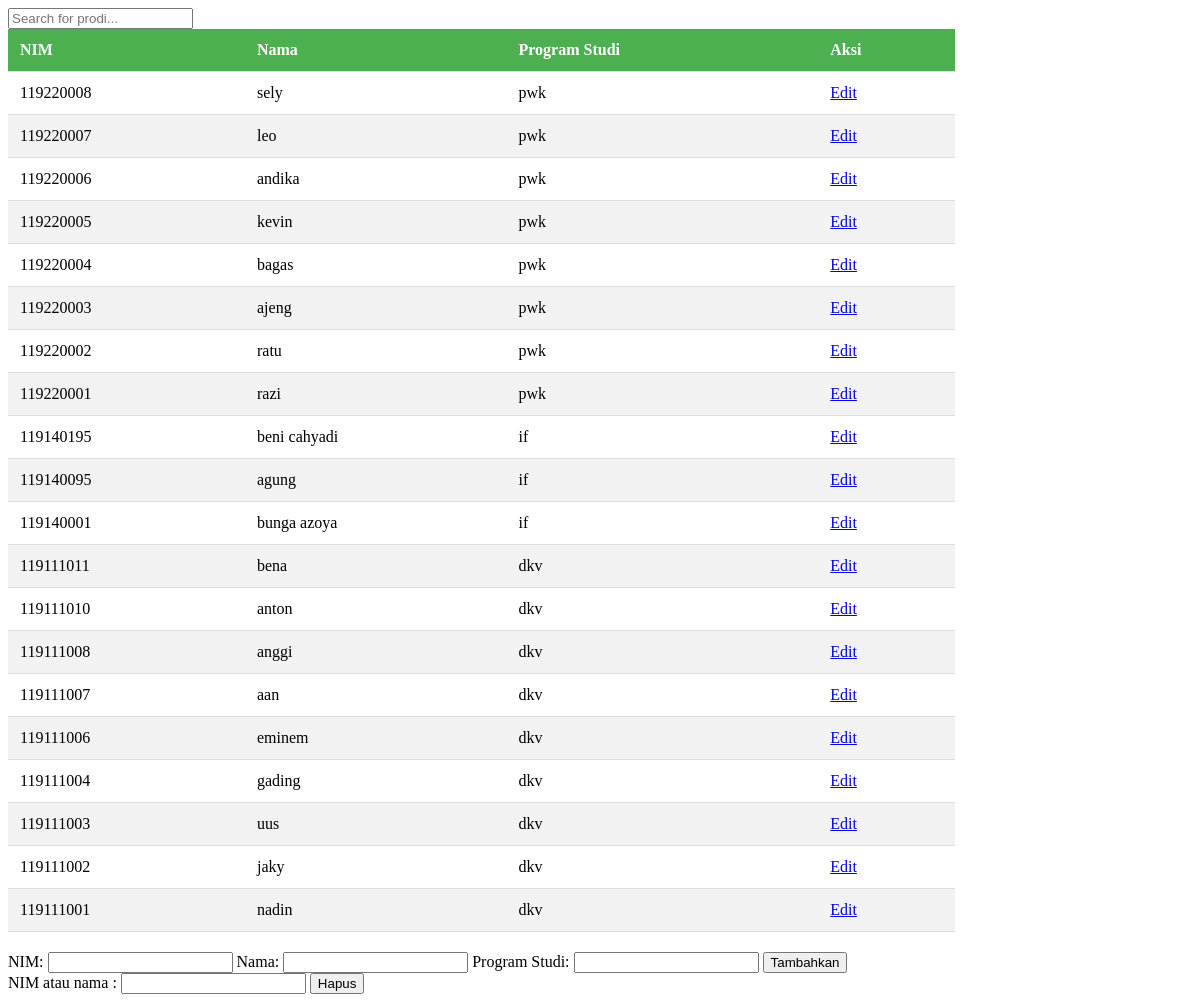
The page / on the database its author committed.
### tables this page shows
CREATE TABLE `datamahasiswa` (
  `NIM` bigint(10) NOT NULL,
  `NAMA` varchar(50) NOT NULL,
  `ProgramStudi` varchar(50) NOT NULL
);

### index.php (the view, shortened to what this page needs)
<?php
include ("koneksi.php");
?>
<!DOCTYPE html>
<html lang="en">
<head>
</head>
<body>
<input type="text" id="myinput" onkeyup="myFunction()" placeholder="Search for prodi..." title="type in a name">
    <table id="myTable">
        <thead>
            <tr>
                <th >NIM</th>
                <th >Nama</th>
                <th >Program Studi</th>
                <th>Aksi</th>
            </tr>
        </thead>
        <TBody>
            <?php
            $sql1   = "select * from datamahasiswa order by NIM desc";
            $q1     = mysqli_query($conn,$sql1);
            while($r1 = mysqli_fetch_array($q1)){
                ?>
                <tr>
                <td ><?php echo $r1['NIM']?></td>
                <td ><?php echo $r1['NAMA']?></td>
                <td ><?php echo $r1['ProgramStudi']?></td>
                <td><a href="editdata.php?NIM=<?php echo $r1['NIM']?>">
                        <span class="badge bg-warning text-dark">Edit</span>
                    </a></td>
                </tr>
            <?php
            }
            ?>
        </TBody>
    </table>
    <form action="tambahdata.php" method="post">
        <label for="nim">NIM:</label>
        <input type="text" name="nim" required>
        <label for="nama">Nama:</label>
        <input type="text" name="nama" required>
        <label for="prodi">Program Studi:</label>
        <input type="text" name="prodi" required>
        <input type="submit" value="Tambahkan">
    </form>
    <form action="hapusdata.php" method="get">
        <label for="del">NIM atau nama :</label>
        <input type="text" name="del" required>
        <input type="submit" value="Hapus">
    </form>
</body>
</html>

### index.php (style rules this page uses)
table { width: 80%; border-collapse: collapse; margin-bottom: 20px; }
th, td { padding: 12px; text-align: left; border-bottom: 1px solid #ddd; }
tr:nth-child(even) { background-color: #f2f2f2; }
th { background-color: #4CAF50; color: white; }

### rows shown on the page
datamahasiswa: NIM "119220008", NAMA "sely", ProgramStudi "pwk"
datamahasiswa: NIM "119220007", NAMA "leo", ProgramStudi "pwk"
datamahasiswa: NIM "119220006", NAMA "andika", ProgramStudi "pwk"
datamahasiswa: NIM "119220005", NAMA "kevin", ProgramStudi "pwk"
datamahasiswa: NIM "119220004", NAMA "bagas", ProgramStudi "pwk"
datamahasiswa: NIM "119220003", NAMA "ajeng", ProgramStudi "pwk"
datamahasiswa: NIM "119220002", NAMA "ratu", ProgramStudi "pwk"
datamahasiswa: NIM "119220001", NAMA "razi", ProgramStudi "pwk"
datamahasiswa: NIM "119140195", NAMA "beni cahyadi", ProgramStudi "if"
datamahasiswa: NIM "119140095", NAMA "agung", ProgramStudi "if"
datamahasiswa: NIM "119140001", NAMA "bunga azoya", ProgramStudi "if"
datamahasiswa: NIM "119111011", NAMA "bena", ProgramStudi "dkv"
datamahasiswa: NIM "119111010", NAMA "anton", ProgramStudi "dkv"
datamahasiswa: NIM "119111008", NAMA "anggi", ProgramStudi "dkv"
datamahasiswa: NIM "119111007", NAMA "aan", ProgramStudi "dkv"
datamahasiswa: NIM "119111006", NAMA "eminem", ProgramStudi "dkv"
datamahasiswa: NIM "119111004", NAMA "gading", ProgramStudi "dkv"
datamahasiswa: NIM "119111003", NAMA "uus", ProgramStudi "dkv"
datamahasiswa: NIM "119111002", NAMA "jaky", ProgramStudi "dkv"
datamahasiswa: NIM "119111001", NAMA "nadin", ProgramStudi "dkv"
